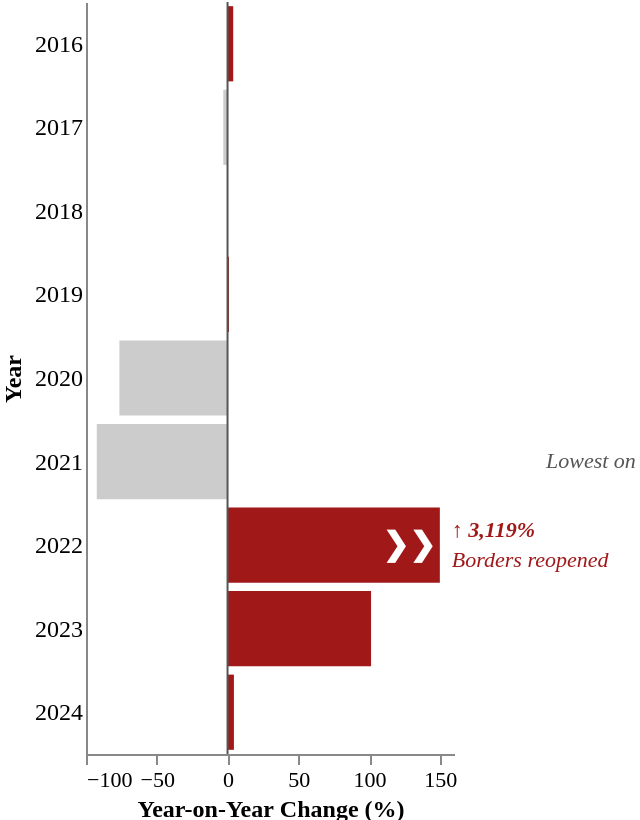

Express this chart as Vega-Lite.
### Vega-Lite specification from a JSON file in a GitHub repository (floating-point values rounded to 4 significant figures)
{"$schema": "https://vega.github.io/schema/vega-lite/v5.json", "width": "container", "height": 410, "autosize": "fit", "padding": {"top": 0, "bottom": 0, "left": 0, "right": 20}, "data": {"values": [{"year": "2016", "pct": 4.0, "pct_display": 4.0, "truncated": false}, {"year": "2017", "pct": -3.0, "pct_display": -3.0, "truncated": false}, {"year": "2018", "pct": -0.4, "pct_display": -0.4, "truncated": false}, {"year": "2019", "pct": 1.0, "pct_display": 1.0, "truncated": false}, {"year": "2020", "pct": -76.4, "pct_display": -76.4, "truncated": false}, {"year": "2021", "pct": -92.4, "pct_display": -92.4, "truncated": false}, {"year": "2022", "pct": 3119.0, "pct_display": 150, "truncated": true}, {"year": "2023", "pct": 101.4, "pct_display": 101.4, "truncated": false}, {"year": "2024", "pct": 4.5, "pct_display": 4.5, "truncated": false}]}, "layer": [{"mark": {"type": "bar", "cornerRadiusEnd": 0}, "encoding": {"y": {"field": "year", "type": "ordinal", "sort": ["2016", "2017", "2018", "2019", "2020", "2021", "2022", "2023", "2024"], "axis": {"title": "Year", "titleFont": "DM Sans", "titleFontSize": 12, "labelFont": "DM Sans", "labelFontSize": 12, "grid": false, "ticks": false, "domain": true}}, "x": {"field": "pct_display", "type": "quantitative", "scale": {"domain": [-100, 150]}, "axis": {"title": "Year-on-Year Change (%)", "titleFont": "DM Sans", "titleFontSize": 12, "labelFont": "DM Sans", "labelFontSize": 11, "grid": false, "format": ".0f", "domain": true}}, "color": {"condition": {"test": "datum.pct >= 0", "value": "#a01818"}, "value": "#cccccc"}, "tooltip": [{"field": "year", "type": "ordinal", "title": "Year"}, {"field": "pct", "type": "quantitative", "title": "Change (%)", "format": ".1f"}]}}, {"transform": [{"filter": "datum.truncated === true"}], "mark": {"type": "text", "fontSize": 16, "font": "DM Sans", "fontWeight": "bold", "color": "white", "baseline": "middle", "align": "right", "dx": -2}, "encoding": {"y": {"field": "year", "type": "ordinal"}, "x": {"field": "pct_display", "type": "quantitative"}, "text": {"value": "❯❯"}}}, {"transform": [{"filter": "datum.truncated === true"}], "mark": {"type": "text", "fontSize": 11, "font": "DM Sans", "fontWeight": "bold", "fontStyle": "italic", "color": "#a01818", "baseline": "bottom", "align": "left", "dx": 6, "dy": -2}, "encoding": {"y": {"field": "year", "type": "ordinal"}, "x": {"field": "pct_display", "type": "quantitative"}, "text": {"value": "↑ 3,119%"}}}, {"transform": [{"filter": "datum.truncated === true"}], "mark": {"type": "text", "fontSize": 11, "font": "DM Sans", "fontStyle": "italic", "color": "#a01818", "baseline": "top", "align": "left", "dx": 6, "dy": 2}, "encoding": {"y": {"field": "year", "type": "ordinal"}, "x": {"field": "pct_display", "type": "quantitative"}, "text": {"value": "Borders reopened"}}}, {"mark": {"type": "rule", "color": "#555555", "strokeWidth": 1}, "data": {"values": [{"x": 0}]}, "encoding": {"x": {"field": "x", "type": "quantitative"}}}, {"mark": {"type": "text", "align": "left", "baseline": "middle", "dx": 230, "fontSize": 11, "fontStyle": "italic", "font": "DM Sans", "color": "#555555"}, "transform": [{"filter": "datum.year === '2021'"}], "encoding": {"y": {"field": "year", "type": "ordinal"}, "x": {"value": 0}, "text": {"value": "Lowest on record: 470,559"}}}], "config": {"background": "transparent", "view": {"stroke": "transparent"}}}
